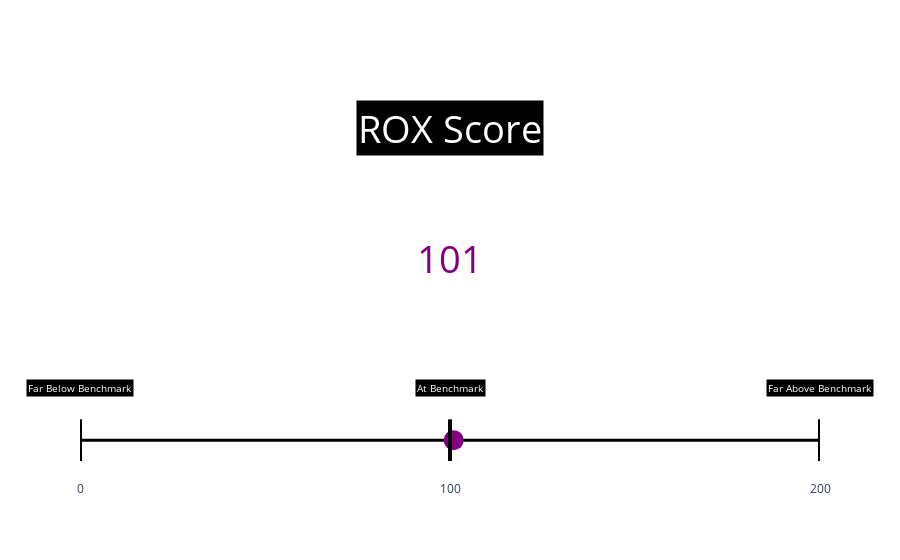

The cell this chart's notebook holds for it:
### Code cell
fig2 = go.Figure()
fig2.add_trace(go.Scatter(
    x=[rox_output], y=[0,0], mode='markers', marker_size=20,
    marker=dict(size=20, color = dot)  
))

# Add a vertical line at x=0
fig2.add_trace(go.Scatter(
    x=[0,0],
    y=[-.4, .4],  # Span from the minimum to maximum y-value
    mode='lines',
    line=dict(color='black', width=4)  # Adjust line color, width, and dash style
))

# Add a vertical line at x=100
fig2.add_trace(go.Scatter(
    x=[100,100],
    y=[-.4, .4],  # Span from the minimum to maximum y-value
    mode='lines',
    line=dict(color='black', width=4)  # Adjust line color, width, and dash style
))

# Add a vertical line at x=200
fig2.add_trace(go.Scatter(
    x=[200,200],
    y=[-.4, .4],  # Span from the minimum to maximum y-value
    mode='lines',
    line=dict(color='black', width=4)  # Adjust line color, width, and dash style
))

# Add number annotations
fig2.add_annotation(
    x=100, y=3.5,  # Coordinates of the annotation
    text=rox_output,# Text of the annotation
    showarrow=False,  # Remove the arrow
    font=dict(size=38, color = text_color_rox)
)

# Add text annotations
fig2.add_annotation(
    x=100, y=6,  # Coordinates of the annotation
    text='ROX Score',  # Text of the annotation
    showarrow=False,  # Remove the arrow
    font=dict(size=38, color = 'white'),
    bgcolor='black',
)

# Add text annotations
fig2.add_annotation(
    x=0, y=1,  # Coordinates of the annotation
    text='Far Below Benchmark',  # Text of the annotation
    showarrow=False,  # Remove the arrow
    font=dict(size=10, color = 'white'),
    bgcolor='black',
)

# Add text annotations
fig2.add_annotation(
    x=100, y=1,  # Coordinates of the annotation
    text='At Benchmark',  # Text of the annotation
    showarrow=False,  # Remove the arrow
    font=dict(size=10, color = 'white'),
    bgcolor='black',
)

# Add text annotations
fig2.add_annotation(
    x=200, y=1,  # Coordinates of the annotation
    text='Far Above Benchmark',  # Text of the annotation
    showarrow=False,  # Remove the arrow
    font=dict(size=10, color = 'white'),
    bgcolor='black',
)

fig2.update_xaxes(showgrid=False, 
                  dtick=100,
                 range = [0,200])
fig2.update_yaxes(showgrid=False, 
                 zeroline=True, zerolinecolor='black', zerolinewidth=3,
                 showticklabels=False)
fig2.update_layout(height=200, plot_bgcolor='white',showlegend=False)
fig2.show()

### Figure 1 — Plotly figure (JSON) as saved in the notebook; plotly's stock layout.template omitted (floating-point values rounded to 4 significant figures)
{"data": [{"marker": {"color": "purple", "size": 20}, "mode": "markers", "type": "scatter", "x": [101], "y": [0, 0]}, {"line": {"color": "black", "width": 4}, "mode": "lines", "type": "scatter", "x": [0, 0], "y": [-0.4, 0.4]}, {"line": {"color": "black", "width": 4}, "mode": "lines", "type": "scatter", "x": [100, 100], "y": [-0.4, 0.4]}, {"line": {"color": "black", "width": 4}, "mode": "lines", "type": "scatter", "x": [200, 200], "y": [-0.4, 0.4]}], "layout": {"annotations": [{"font": {"color": "purple", "size": 38}, "showarrow": false, "text": "101", "x": 100, "y": 3.5}, {"bgcolor": "black", "font": {"color": "white", "size": 38}, "showarrow": false, "text": "ROX Score", "x": 100, "y": 6}, {"bgcolor": "black", "font": {"color": "white", "size": 10}, "showarrow": false, "text": "Far Below Benchmark", "x": 0, "y": 1}, {"bgcolor": "black", "font": {"color": "white", "size": 10}, "showarrow": false, "text": "At Benchmark", "x": 100, "y": 1}, {"bgcolor": "black", "font": {"color": "white", "size": 10}, "showarrow": false, "text": "Far Above Benchmark", "x": 200, "y": 1}], "autosize": true, "plot_bgcolor": "white", "showlegend": false, "xaxis": {"dtick": 100, "range": [0, 200], "showgrid": false, "type": "linear"}, "yaxis": {"autorange": true, "range": [-0.9663, 7.124], "showgrid": false, "showticklabels": false, "type": "linear", "zeroline": true, "zerolinecolor": "black", "zerolinewidth": 3}}}
